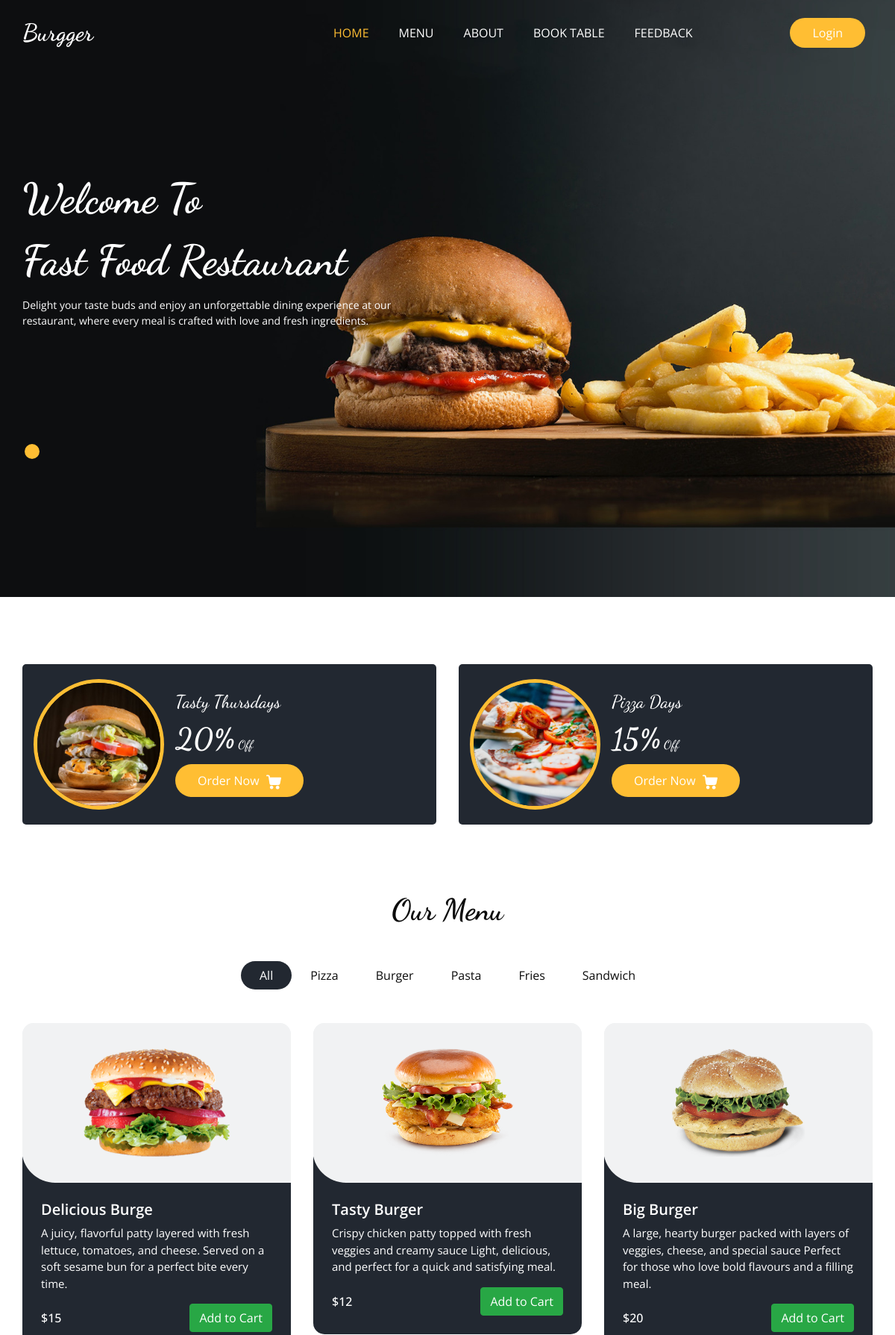
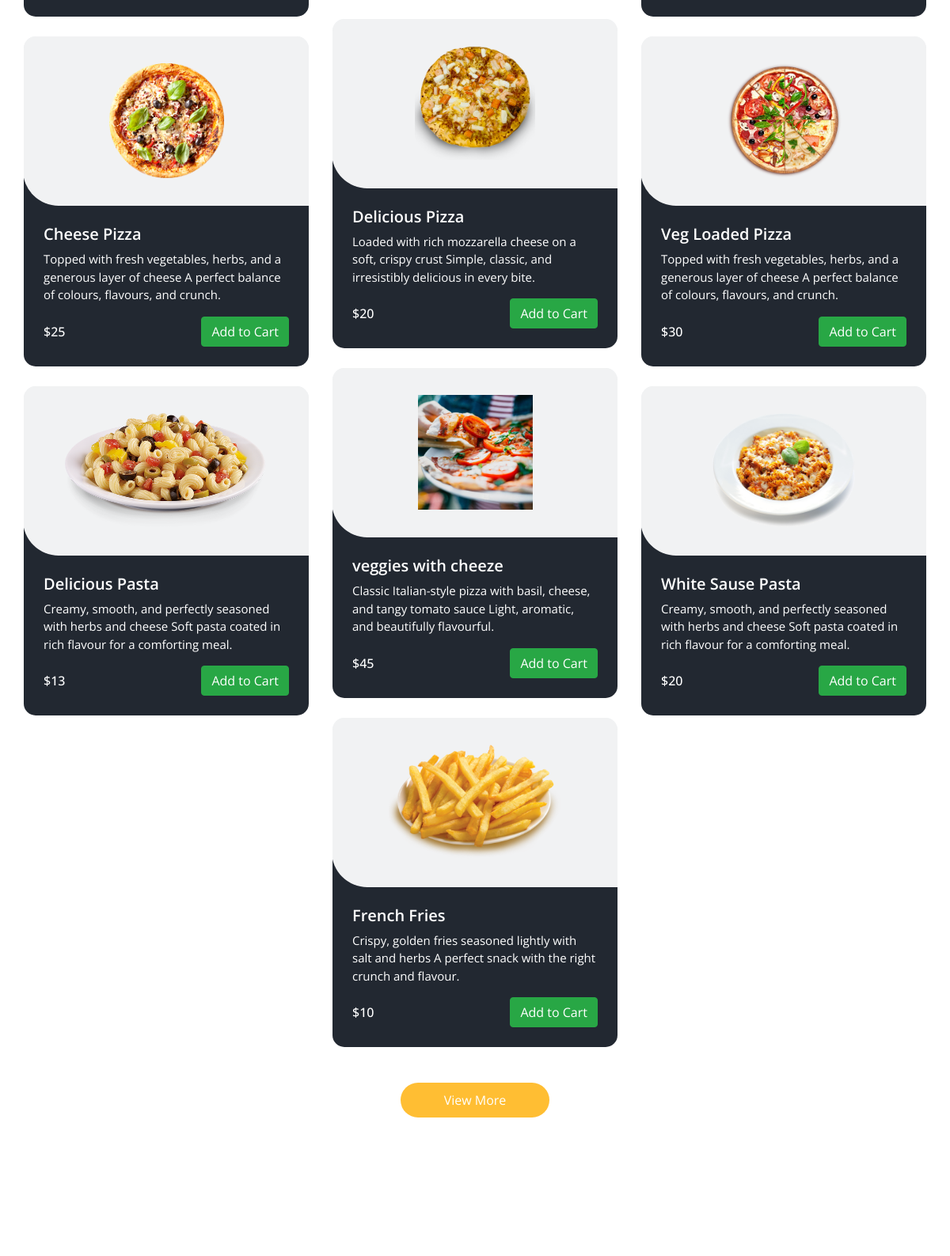
The page / (upper part) on the database its author committed (2 pictures, top to bottom).
### Base_App/models.py (models this page shows, shortened)
class ItemList(models.Model):
    Category_name = models.CharField(max_length=15)
    def __str__(self):
        return self.Category_name

class Items(models.Model):
    Item_name = models.CharField(max_length=40)
    description = models.TextField(blank=False)
    Price = models.IntegerField()
    Category = models.ForeignKey(ItemList, related_name='Name', on_delete=models.CASCADE)
    Image = models.ImageField(upload_to='items/')

### Base_App/views.py (the view)
# urls.py: path('', HomeView, name='Home'),
def HomeView(request):
    items =  Items.objects.all()
    list = ItemList.objects.all()
    review = Feedback.objects.all().order_by('-id')[:5]
    return render(request, 'home.html',{'items': items, 'list': list, 'review': review})

### Template/home.html (shortened to what this page needs)
{% extends "base.html" %}
{% block home_status %}active{% endblock home_status %}
{% load static %}
{% block slider %}
    <section class="slider_section ">
      <div id="customCarousel1" class="carousel slide" data-ride="carousel">
        <div class="carousel-inner">
          <div class="carousel-item active">
            <div class="container ">
              <div class="row">
                <div class="col-md-7 col-lg-6 ">
                  <div class="detail-box">
                    <h1>
                      Welcome To
                    </h1>
                    <h1>
                      Fast Food Restaurant
                    </h1>
                    <p>
                        Delight your taste buds and enjoy an unforgettable dining experience at our restaurant, where every meal is crafted with love and fresh ingredients.
                    </p>
                  </div>
                </div>
              </div>
            </div>
          </div>
        </div>
        <div class="container">
          <ol class="carousel-indicators">
            <li data-target="#customCarousel1" data-slide-to="0" class="active"></li>
          </ol>
        </div>
      </div>
    </section>
    {% endblock slider %}
{% block main %}
  <section class="offer_section layout_padding-bottom">
    <div class="offer_container">
      <div class="container ">
        <div class="row">
          <div class="col-md-6  ">
            <div class="box ">
              <div class="img-box">
                <img src="{% static 'images/o1.jpg' %}" alt="">
              </div>
              <div class="detail-box">
                <h5>
                  Tasty Thursdays
                </h5>
                <h6>
                  <span>20%</span> Off
                </h6>
                <a href="">
                  Order Now
                </a>
              </div>
            </div>
          </div>
          <div class="col-md-6  ">
            <div class="box ">
              <div class="img-box">
                <img src="{% static 'images/o2.jpg' %}" alt="">
              </div>
              <div class="detail-box">
                <h5>
                  Pizza Days
                </h5>
                <h6>
                  <span>15%</span> Off
                </h6>
                <a href="">
                  Order Now
                </a>
              </div>
            </div>
          </div>
        </div>
      </div>
    </div>
  </section>
  <section class="food_section layout_padding-bottom">
    <div class="container">
      <div class="heading_container heading_center">
        <h2>
          Our Menu
        </h2>
      </div>
      <ul class="filters_menu">
        <li class="active" data-filter="*">All</li>
        {% for i in list %}
        <li data-filter=".{{i.Category_name}}">{{i.Category_name}}</li>
        {% endfor %}
      </ul>
      <div class="filters-content">
        <div class="row grid">
          {% for j in items %}
          <div class="col-sm-6 col-lg-4 all {{j.Category}}">
            <div class="box">
              <div>
                <div class="img-box">
                  <img src="/media/{{j.Image}} " alt="{{j.Image}}">
                </div>
                <div class="detail-box">
                  <h5>
                    {{j.Item_name}}
                  </h5>
                  <p>
                    {{j.description}}
                  </p>
                  <div class="options">
                    <h6>
                      ${{j.Price}}
                    </h6>
                    <button class="btn btn-success add-to-cart" data-item-id="{{j.id}}" data-item-name="{{j.Item_name}}" data-item-price="{{j.Price}}">
                      Add to Cart
                    </button>
                  </div>
                </div>
              </div>
            </div>
          </div>
          {% endfor %}
        </div>
      </div>
      <div class="btn-box">
        <a href="">
          View More
        </a>
      </div>
    </div>
  </section>
  <section class="book_section layout_padding">
  </section>
{% endblock main %}

### Static/css/responsive.css (style rules this page uses)
@media (min-width: 1200px) { .container { max-width: 1170px; } }

### rows shown on the page
ItemList: Category_name "Pizza"
ItemList: Category_name "Burger"
ItemList: Category_name "Pasta"
ItemList: Category_name "Fries"
ItemList: Category_name "Sandwich"
Items: Image (picture), Item_name "Delicious Burge", description "A juicy, flavorful patty layered with fresh lettuce, tomatoes, and cheese. Served on a soft sesame bun for a perfect bite every time.", Price "15"
Items: Image (picture), Item_name "Tasty Burger", description "Crispy chicken patty topped with fresh veggies and creamy sauce Light, delicious, and perfect for a quick and satisfying meal.", Price "12"
Items: Image (picture), Item_name "Big Burger", description "A large, hearty burger packed with layers of veggies, cheese, and special sauce Perfect for those who love bold flavours and a filling meal.", Price "20"
Items: Image (picture), Item_name "Delicious Pizza", description "Loaded with rich mozzarella cheese on a soft, crispy crust Simple, classic, and irresistibly delicious in every bite.", Price "20"
Items: Image (picture), Item_name "Cheese Pizza", description "Topped with fresh vegetables, herbs, and a generous layer of cheese A perfect balance of colours, flavours, and crunch.", Price "25"
Items: Image (picture), Item_name "Veg Loaded Pizza", description "Topped with fresh vegetables, herbs, and a generous layer of cheese A perfect balance of colours, flavours, and crunch.", Price "30"
Items: Image (picture), Item_name "veggies with cheeze", description "Classic Italian-style pizza with basil, cheese, and tangy tomato sauce Light, aromatic, and beautifully flavourful.", Price "45"
Items: Image (picture), Item_name "Delicious Pasta", description "Creamy, smooth, and perfectly seasoned with herbs and cheese Soft pasta coated in rich flavour for a comforting meal.", Price "13"
Items: Image (picture), Item_name "White Sause Pasta", description "Creamy, smooth, and perfectly seasoned with herbs and cheese Soft pasta coated in rich flavour for a comforting meal.", Price "20"
Items: Image (picture), Item_name "French Fries", description "Crispy, golden fries seasoned lightly with salt and herbs A perfect snack with the right crunch and flavour.", Price "10"
